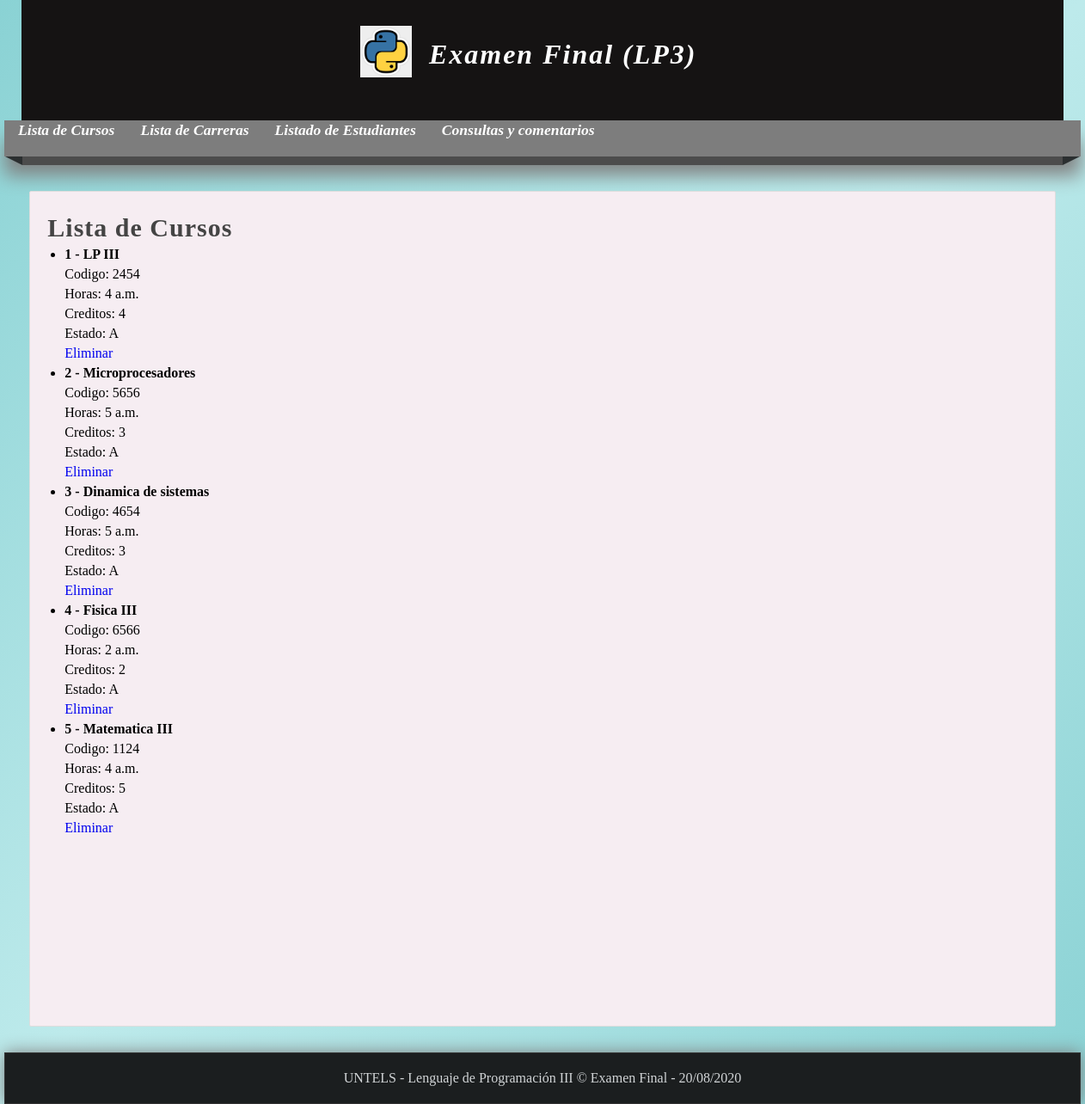
Screenshot of /listar-curso/ with the database file from the repository.
### miapp/models.py (models this page shows)
class Curso(models.Model):
    codigo=models.TextField()
    nombre=models.CharField(max_length=150)
    horas=models.TimeField(auto_now_add=True)
    creditos=models.IntegerField()
    estado=models.TextField()

### miapp/views.py (the view)
# urls.py: path('listar-curso/', views.listar_cursos, name="listar_cursos"),
def listar_cursos(request):
    cursos = Curso.objects.all()
    return render(request,'listar_cursos.html',{
        'cursos': cursos,
        'titulo': 'Lista de Cursos'
    })

### miapp/templates/listar_cursos.html (shortened to what this page needs)
{% extends 'layout.html' %}
{% block content %}
    <h1 class="title">{{titulo}}</h1>
    <ul>
        {% for curso in cursos %}
            <li>
                <h4>{{curso.id}} - {{curso.nombre}}</h4>
                <p>Codigo: {{curso.codigo}}</P>
                <P>Horas: {{curso.horas}}</P>
                <P>Creditos: {{curso.creditos}}</P>
                <P>Estado: {{curso.estado}}</P>
                <p>
                <a href="{% url 'eliminar_curso' id=curso.id %}">Eliminar</a>
                </p>
            </li>
        {% endfor %}
    </ul>
{% endblock %}

### miapp/static/css/style.css (style rules this page uses)
* { margin: 0px; padding: 0px; font-family: oblique bold 120% cursive; text-decoration: none; }
.box p, .box h2, .box h3, .box ul { margin-bottom: 5px; margin-top: 5px; }
.box ul, .box ol { margin-left: 20px; margin-bottom: 10px; }
body { background: linear-gradient(to bottom right, #8AD2D4,#BDEAEB,#8AD2D4) ; }
.title { color: #444; letter-spacing: 1px; font-size: 30px; margin-bottom: 4px; margin-top: 5px; }

### rows the page displays
Curso: id "1", nombre "LP III", codigo "2454", horas "4 a.m.", creditos "4", estado "A"
Curso: id "2", nombre "Microprocesadores", codigo "5656", horas "5 a.m.", creditos "3", estado "A"
Curso: id "3", nombre "Dinamica de sistemas", codigo "4654", horas "5 a.m.", creditos "3", estado "A"
Curso: id "4", nombre "Fisica III", codigo "6566", horas "2 a.m.", creditos "2", estado "A"
Curso: id "5", nombre "Matematica III", codigo "1124", horas "4 a.m.", creditos "5", estado "A"

### other values shown
{{ titulo }} "Lista de Cursos"
